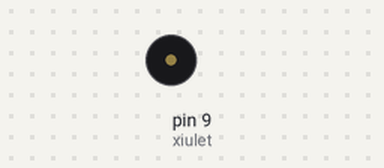
Bench run of a sketch on a simulated Arduino Uno, built with avr-gcc and run on an emulated ATmega328P. Shown: buzzer (waves = sounding).

Above: at 0.1 s.
At 4.1 s:
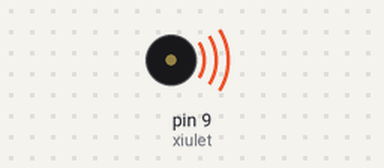
Timing chart, 0 to 5.7 s (numbered marks = the images above):
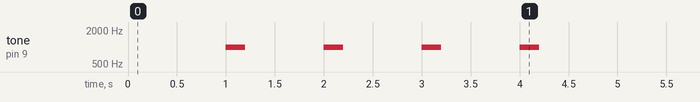

The sketch:

sirena_3.ino
```cpp
//********** Includes *************************************************************

//********** Variables ************************************************************
const int xiulet = 9;        // donar nom al pin 9 de l’Arduin

//********** Setup ****************************************************************
void setup()
{
  pinMode(xiulet, OUTPUT);   // definir el pin 9 com una sortida

  delay(1000);
  tone(xiulet, 1000, 200);    // xiulet de durada valPot0
  delay(1000);

  tone(xiulet, 1000, 200);    // xiulet de durada valPot0
  delay(1000);

  tone(xiulet, 1000, 200);    // xiulet de durada valPot0
  delay(1000);

  tone(xiulet, 1000, 200);    // xiulet de durada valPot0
  delay(1000);
}

//********** Loop *****************************************************************
void loop()
{

  }

//********** Funcions *************************************************************
```
